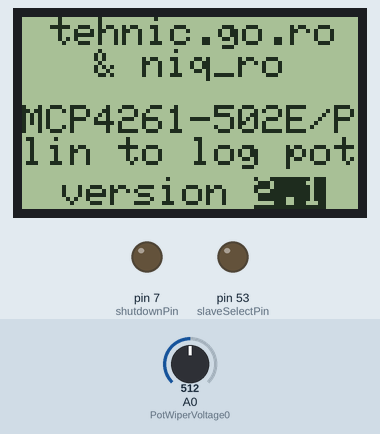
Recording of a sketch running on a simulated Arduino Mega 2560, built with avr-gcc and run on an emulated ATmega2560. Shown: 84×48 one-colour display, output pins drawn as LEDs (lit = HIGH). The inputs (shaded band) are chosen by the test bench; at power-on: A0 (PotWiperVoltage0) = 512.

Above: at 0.1 s.
At 3.1 s:
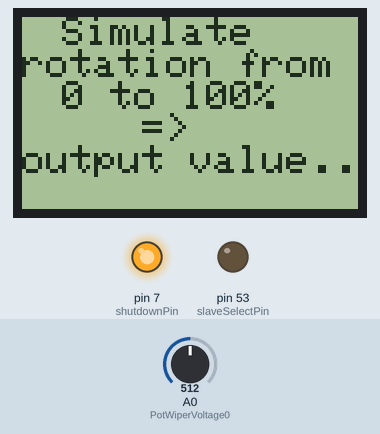
At 35.9 s:
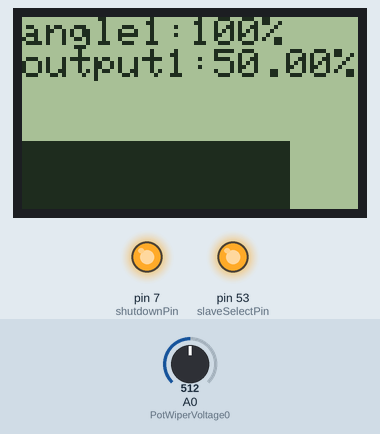
At 39.2 s:
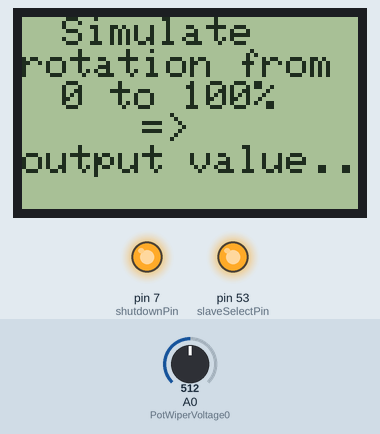
Timing chart, 0 to 40.0 s (numbered marks = the images above):
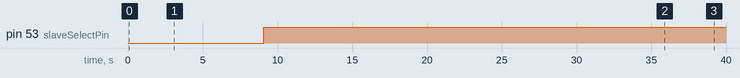

Measured:
- by itself, pin 53 (slaveSelectPin): LOW → HIGH at 9.1 s
- what the display in image 1 shows lasts 6.0 s, from 3.1 s to 9.1 s
- what the display in image 2 shows lasts 3.3 s, from 35.8 s to 39.1 s

The sketch:

MCP4261_lin_to_log_Nokia5110_2m1.ino
```cpp
/*
  Matthew McMillan @matthewmcmillan -  http://matthewcmcmillan.blogspot.com
  Digital Pot Control (MCP4251)

  This example controls a Microchip MCP4251 digital potentiometer.
  The MCP4251 has 2 potentiometer channels. Each channel's pins are labeled:
      A - connect this to voltage
      W - this is the pot's wiper, which changes when you set it
      B - connect this to ground.
  The MCP4251 also has Terminal Control Registers (TCON) which allow you to
  individually connect and disconnect the A,W,B terminals which can be useful
  for reducing power usage or motor controls.

  A value of 0 is no resistance
  A value of 128 is approximately half ohms
  A value of 255 is maxim of resistance

  The MCP4251 is SPI-compatible. To command it you send two bytes,
  one with the memory address and one with the value to set at that address.
  The MCP4251 has few different memory addresses for wipers and tcon (Terminal Control)
     *Wiper 0 write
     *Wiper 0 read
     *Wiper 1 write
     *Wiper 1 read
     *TCON write
     *TCON read

 The circuit:
     * All A pins of MCP4251 connected to +5V
     * All B pins of MCP4251 connected to ground
     * W0 pin to A0
     * W1 pin to A1
     * VSS - to GND
     * VDD - to +5v
     * SHDN - to digital pin 7 (and a 4.7k pull down resistor)
     * CS - to digital pin 10  (SS pin) or 53 at Mega
     * SDI - to digital pin 11 (MOSI pin) or 51 at Mega
     * SDO - to digital pin 12 (MISO pin) or 50 at mega
     * CLK - to digital pin 13 (SCK pin) or 52 at Mega

 created 12 Mar 2014

 Thanks to Heather Dewey-Hagborg and Tom Igoe for their original tutorials
adapted by Nicu FLORICA (aka niq_ro) - http://www.tehnic.go.ro
& http://www.arduinotehniq.com/
& http://nicuflorica.blogspot.ro/
& http://arduinotehniq.blogspot.com/
*/

// Nokia 5110 LCD (PCD8544) from https://code.google.com/p/pcd8544/
/* niq_ro ( http://nicuflorica.blogspot.ro ) case for Nokia 5110 LCD (PCD8544) - LPH 7366:
 For module from China, you must connect like this:
* Pin 1 (RST) -> Arduino digital 6 (D6)
* Pin 2 (CE) -> Arduino digital 5 (D5)
* Pin 3 (DC) -> Arduino digital 4 (D4)
* Pin 4 (DIN) -> Arduino digital 3 (D3)
* Pin 5 (CLK) - Arduino digital 2 (D2)
* Pin 6 (Vcc) -> +5V thru adaptor module (see http://nicuflorica.blogspot.ro/2013/06/afisajul-folosit-la-telefoanele-nokia.html )
* Pin 7 (LIGHT) -> +5V thru 56-100 ohms resistor (for permanent lights) or... other pin control
* Pin 8 (GND) -> GND1 or GND2
*/

// adapted sketch by niq_ro from http://nicuflorica.blogspot.ro
// version 3.0

#include <Adafruit_GFX.h>
#include <Adafruit_PCD8544.h>
// Adafruit_PCD8544 display = Adafruit_PCD8544(SCLK, DIN, DC, CS, RST);
Adafruit_PCD8544 display = Adafruit_PCD8544(2, 3, 4, 5, 6);


// inslude the SPI library:
#include <SPI.h>

// set pin 10 as the slave select for the digital pot:
//const int slaveSelectPin = 10;    // Uno
const int slaveSelectPin = 53;    // Mega
const int shutdownPin = 7;
const int wiper0writeAddr = B00000000;
const int wiper1writeAddr = B00010000;
const int tconwriteAddr = B01000000;
const int tcon_0off_1on = B11110000;
const int tcon_0on_1off = B00001111;
const int tcon_0off_1off = B00000000;
const int tcon_0on_1on = B11111111;


int scurt = 250;
int lung = 3000;

int PotWiperVoltage0 = 0;
int RawVoltage0 = 0;
float Voltage0 = 0;
int PotWiperVoltage1 = 1;
int RawVoltage1 = 0;
float Voltage1 = 0;

// transform lin to log
float a = 0.2;     // for x = 0 to 63% => y = a*x;
float x1 = 63;
float y1 = 12.6;   //
float b1 = 2.33;     // for x = 63 to 100% => y = a1 + b1*x;
float a1 = -133.33;


float level, level1, level2;

byte grad[8] = {
  B01110,
  B10001,
  B10001,
  B01110,
  B00000,
  B00000,
  B00000,
};


void setup() {
  // set the slaveSelectPin as an output:
  pinMode (slaveSelectPin, OUTPUT);
  // set the shutdownPin as an output:
  pinMode (shutdownPin, OUTPUT);
  // start with all the pots shutdown
  digitalWrite(shutdownPin,LOW);
  // initialize SPI:
  SPI.begin();

  display.begin();
  // init done

  // you can change the contrast around to adapt the display
  // for the best viewing!
//  display.setContrast(100);
 display.setContrast(60);
  display.clearDisplay();


  // Print a logo message to the LCD.
  display.setTextSize(1);
  display.setTextColor(BLACK);
  display.setCursor(7,0);
  display.println("tehnic.go.ro");
  display.setCursor(18, 8);
  display.print("& niq_ro");
  display.setCursor(0, 22);
  display.print("MCP4261-502E/P");
  display.setCursor(0, 30);
  display.print("lin to log pot");
  display.setCursor(10, 40);
  display.print("version ");
  display.setTextColor(WHITE, BLACK);
  display.print("2.1");
  display.display();
  delay (3000);
  display.clearDisplay();
digitalWrite(shutdownPin,HIGH); //Turn off shutdown
}


void loop() {

display.clearDisplay();
display.display(); // show splashscreen

  // first test with 0 to 100% rotation
display.setTextSize(1);
display.setTextColor(BLACK);
display.setCursor(10,0);
display.print("Simulate");
display.setCursor(0,8);
display.print("rotation from");
display.setCursor(10,16);
display.print("0 to 100%");
display.setCursor(30,24);
display.print("=>");
display.setCursor(0,32);
display.print("output value..");
display.display(); // show splashscreen
delay(2*lung);
display.clearDisplay();


for (int procent = 0; procent <= 100; procent++)
  {
    if (procent < 63)  // for x = 0 to 63% => y = a*x;
    {
    level = a * procent;
    }
    else               // for x = 63 to 100% => y = y1 + b*x;
    {
    //level = y1 + b * (procent - x1);
    level = a1 + b1 * procent;
    }
level1 = map(level, 0, 100, 0, 255);      // convert 100% in 256 steps
digitalPotWrite(wiper0writeAddr, level1); // Set wiper 0 to 255
//afisare0(procent);
digitalPotWrite(wiper1writeAddr, level1); // Set wiper 0 to 255
//afisare1(procent);

//display.clearDisplay();
display.setTextSize(1);
  for (int i=0; i < 16; i+=1) {
    display.drawLine(48, i, 83, i, WHITE);
//    display.display();
  }

//display.setTextSize(2);
display.setCursor(0,0);
 display.setTextColor(BLACK);
display.print("angle1:");
if (procent < 100) display.print(" ");
if (procent < 10) display.print(" ");
    display.print(procent);
    display.print("%");
display.setTextSize(1);
    RawVoltage0 = analogRead(PotWiperVoltage0);
    Voltage0 = (RawVoltage0 * 100.0 )/ 1024.0;
//display.setTextSize(2);
//display.setCursor(0,16);
//if (Voltage0 < 100) display.print(" ");
display.setCursor(0,8);
 display.setTextColor(BLACK);
    display.print("output1:");
if (Voltage0 < 10) display.print(" ");
    display.print(Voltage0,2);
    display.print("%");

  display.drawLine(procent/1.5, display.height(), procent/1.5, display.height()-Voltage0/3, BLACK);
//  display.drawPixel(10, 10, BLACK);

    display.display(); // show splashscreen
delay(scurt);
  }
delay(lung);

/*
for (int procent = 0; procent <= 100; procent++)
  {
    if (procent < 63)  // for x = 0 to 63% => y = a*x;
    {
    level = a * procent;
    }
    else               // for x = 63 to 100% => y = y1 + b*x;
    {
    //level = y1 + b * (procent - x1);
    level = a1 + b1 * procent;
    }
level1 = map(level, 0, 100, 0, 255);      // convert 100% in 256 steps
digitalPotWrite(wiper0writeAddr, level1); // Set wiper 0 to 255
//afisare0(procent);
digitalPotWrite(wiper1writeAddr, level1); // Set wiper 0 to 255
//afisare1(procent);

display.clearDisplay();
display.setTextSize(1);
display.setCursor(0,0);
display.setTextColor(WHITE, BLACK);
display.print("angle");
display.setCursor(0,8);
display.print("1 & 2");
display.setTextSize(2);
display.setTextColor(BLACK);
display.setCursor(36,0);
if (procent < 100) display.print(" ");
if (procent < 10) display.print(" ");
    display.print(procent);
    display.print("%");
display.setTextSize(1);
display.setTextColor(WHITE, BLACK);
display.setCursor(0,20);
    display.print("o");
display.setCursor(0,28);
    display.print("u");
display.setCursor(0,36);
    display.print("t");
    RawVoltage0 = analogRead(PotWiperVoltage0);
    Voltage0 = (RawVoltage0 * 100.0 )/ 1024.0;
    RawVoltage1 = analogRead(PotWiperVoltage1);
    Voltage1 = (RawVoltage1 * 100.0 )/ 1024.0;
display.setTextSize(2);
display.setTextColor(BLACK);
display.setCursor(0,16);
if (Voltage0 < 100) display.print(" ");
if (Voltage0 < 10) display.print(" ");
    display.print(Voltage0,2);
    display.print("%");
display.setTextSize(2);
display.setCursor(0,32);
if (Voltage1 < 100) display.print(" ");
if (Voltage1 < 10) display.print(" ");
    display.print(Voltage1,2);
    display.print("%");

    display.display(); // show splashscreen
delay(scurt);
  }
delay(lung);
*/

}


// This function takes care of sending SPI data to the pot.
void digitalPotWrite(int address, int value) {
  // take the SS pin low to select the chip:
  digitalWrite(slaveSelectPin,LOW);
  //  send in the address and value via SPI:
  SPI.transfer(address);
  SPI.transfer(value);
  // take the SS pin high to de-select the chip:
  digitalWrite(slaveSelectPin,HIGH);
}
```
